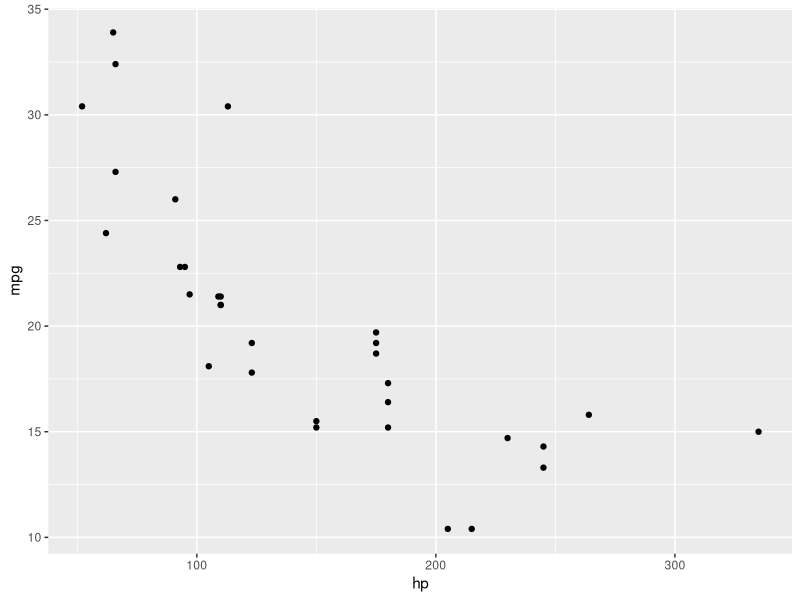
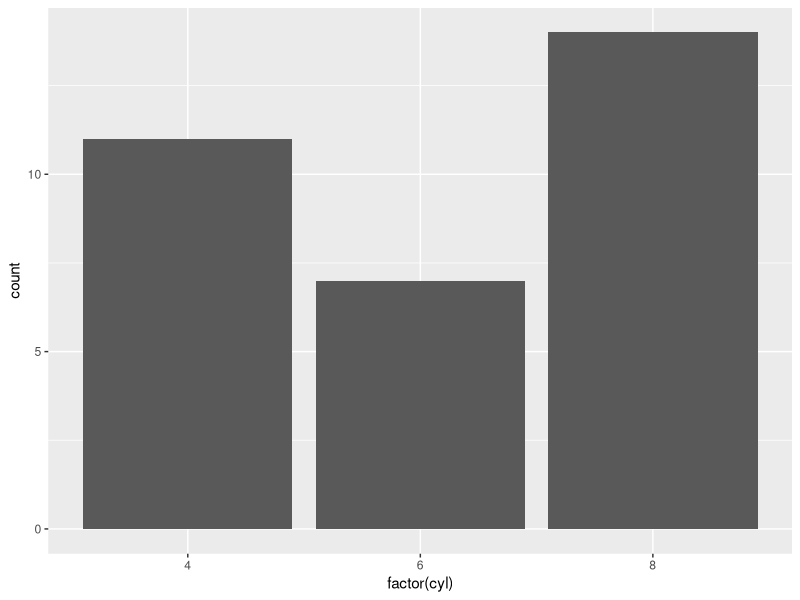

These figures' R source, in order:
#Zahra Khalilzadeh
#Excersise 4a
#LA 558, Spring 2023

# -----Excersixe4a----------

#Packages and libraries ####
library(ggplot2)


#Load the mtcars dataset by typing data(mtcars) ####
data(mtcars)

#Create a scatterplot of mpg vs. horsepower using ggplot() function ####
ggplot(mtcars, aes(x = hp, y = mpg)) + 
  geom_point()

#Create a barplot of the number of cylinders in each car model using ggplot() function.####
ggplot(mtcars, aes(x = factor(cyl))) + 
  geom_bar()
